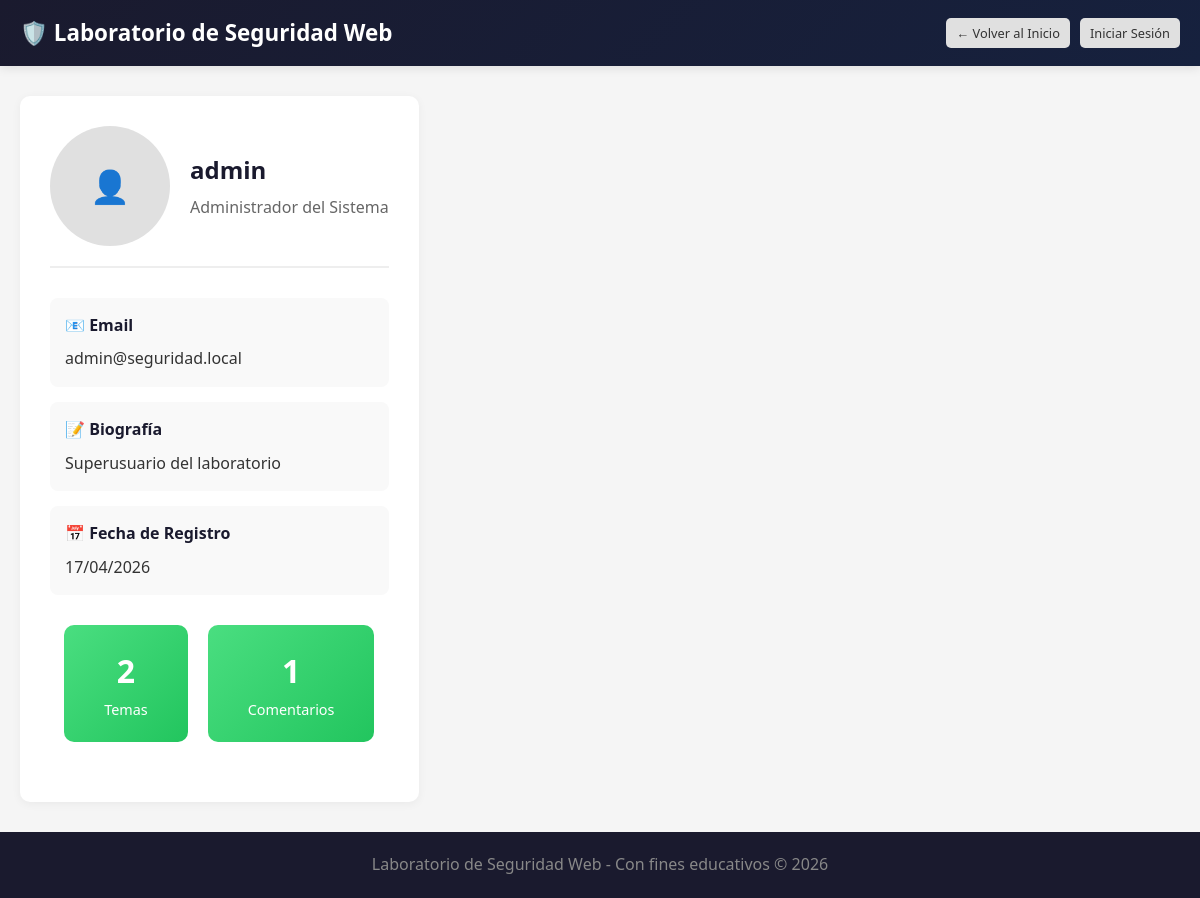
Screenshot of /profile/view.php?id=c4ca4238a0b923820dcc509a6f75849b with the database file from the repository.
### tables this page shows
CREATE TABLE IF NOT EXISTS usuarios (
    id INT AUTO_INCREMENT PRIMARY KEY,
    username VARCHAR(50) NOT NULL UNIQUE,
    email VARCHAR(100) NOT NULL UNIQUE,
    password VARCHAR(50) NOT NULL,
    nombre_completo VARCHAR(100),
    bio TEXT,
    avatar VARCHAR(255) DEFAULT NULL,
    user_hash VARCHAR(32) DEFAULT NULL,
    fecha_registro TIMESTAMP DEFAULT CURRENT_TIMESTAMP,
    INDEX idx_username (username),
    INDEX idx_user_hash (user_hash)
);

### config/config.php (called while the page is built, shortened)
<?php
function isLoggedIn() {
    return isset($_SESSION['user_id']);
}

### profile/view.php (the view, shortened to what this page needs)
<?php
require_once '../config/config.php';
$user_hash = $_GET['id'];
$conn = getConnection();
$user = null;
$stats = ['num_temas' => 0, 'num_comentarios' => 0];
$sql = "SELECT * FROM usuarios WHERE user_hash = '$user_hash'";
$result = $conn->query($sql);
if ($result && $result->num_rows > 0) {
    $user = $result->fetch_assoc();
    $user_id = $user['id'];
    $stats_sql = "SELECT
                  (SELECT COUNT(*) FROM temas WHERE usuario_id = $user_id) as num_temas,
                  (SELECT COUNT(*) FROM comentarios WHERE usuario_id = $user_id) as num_comentarios";
    $stats_result = $conn->query($stats_sql);
    if ($stats_result) {
        $stats = $stats_result->fetch_assoc();
    }
}
?>
<!DOCTYPE html>
<html lang="es">
<head>
    <link rel="stylesheet" href="../css/style.css">
</head>
<body>
    <header class="header">
        <div class="container header-content">
            <h1>🛡️ Laboratorio de Seguridad Web</h1>
            <nav>
                <a href="../index.php" class="btn btn-sm">← Volver al Inicio</a>
                <?php if (isLoggedIn()): ?>
                    <?php if ($_SESSION['user_id'] == $user['id']): ?>
                        <a href="edit.php" class="btn btn-sm">✏️ Editar Mi Perfil</a>
                    <?php endif; ?>
                    <a href="../auth/logout.php" class="btn btn-sm btn-danger">Cerrar Sesión</a>
                <?php else: ?>
                    <a href="../auth/login.php" class="btn btn-sm">Iniciar Sesión</a>
                <?php endif; ?>
            </nav>
        </div>
    </header>
    <main class="container">
        <div class="profile-view">
            <div class="profile-header">
                <?php if (!empty($user['avatar'])): ?>
                    <img src="../uploads/<?php echo htmlspecialchars($user['avatar']); ?>"
                         alt="Avatar de <?php echo htmlspecialchars($user['username']); ?>"
                         class="avatar-xlarge">
                <?php else: ?>
                    <div class="avatar-placeholder avatar-xlarge">👤</div>
                <?php endif; ?>
                <div class="profile-info">
                    <h2><?php echo htmlspecialchars($user['username']); ?></h2>
                    <p class="full-name">
                        <?php echo htmlspecialchars($user['nombre_completo'] ?? 'Sin nombre'); ?>
                    </p>
                </div>
            </div>
            <div class="profile-details">
                <div class="detail-card">
                    <h4>📧 Email</h4>
                    <p><?php echo htmlspecialchars($user['email']); ?></p>
                </div>
                <div class="detail-card">
                    <h4>📝 Biografía</h4>
                    <p><?php echo nl2br(htmlspecialchars($user['bio'] ?? 'Sin biografía')); ?></p>
                </div>
                <div class="detail-card">
                    <h4>📅 Fecha de Registro</h4>
                    <p><?php echo date('d/m/Y', strtotime($user['fecha_registro'])); ?></p>
                </div>
            </div>
            <div class="profile-stats">
                <div class="stat-box">
                    <span class="stat-number"><?php echo intval($stats['num_temas']); ?></span>
                    <span class="stat-label">Temas</span>
                </div>
                <div class="stat-box">
                    <span class="stat-number"><?php echo intval($stats['num_comentarios']); ?></span>
                    <span class="stat-label">Comentarios</span>
                </div>
            </div>
        </div>
    </main>
    <footer class="footer">
        <p>Laboratorio de Seguridad Web - Con fines educativos &copy; <?php echo date('Y'); ?></p>
    </footer>
</body>
</html>

### css/style.css (style rules this page uses)
* { margin: 0; padding: 0; box-sizing: border-box; }
body { font-family: 'Segoe UI', Tahoma, Geneva, Verdana, sans-serif; line-height: 1.6; color: #333; background-color: #f5f5f5; }
.container { max-width: 1200px; margin: 0 auto; padding: 0 20px; }
.header { background: linear-gradient(135deg, #1a1a2e 0%, #16213e 100%); color: white; padding: 15px 0; box-shadow: 0 2px 10px rgba(0,0,0,0.1); }
.header-content { display: flex; justify-content: space-between; align-items: center; }
.header h1 { font-size: 1.4rem; }
.header nav { display: flex; gap: 10px; align-items: center; }
.btn { display: inline-block; padding: 8px 16px; background-color: #e0e0e0; color: #333; text-decoration: none; border-radius: 5px; border: none; cursor: pointer; font-size: 0.9rem; transition: all 0.3s ease; }
.btn-sm { padding: 5px 10px; font-size: 0.8rem; }
.profile-view { background: white; padding: 30px; border-radius: 10px; box-shadow: 0 2px 10px rgba(0,0,0,0.05); }
.profile-header { display: flex; align-items: center; gap: 20px; margin-bottom: 30px; padding-bottom: 20px; border-bottom: 2px solid #eee; }
.profile-info h2 { color: #1a1a2e; }
.full-name { color: #666; margin-top: 5px; }
.profile-details { display: grid; grid-template-columns: repeat(auto-fit, minmax(250px, 1fr)); gap: 15px; margin-bottom: 30px; }
.detail-card { padding: 15px; background: #f9f9f9; border-radius: 8px; }
.detail-card h4 { color: #1a1a2e; margin-bottom: 8px; }
.profile-stats { display: flex; gap: 20px; justify-content: center; margin-bottom: 30px; }
.stat-box { text-align: center; padding: 20px 40px; background: linear-gradient(135deg, #4ade80 0%, #22c55e 100%); border-radius: 10px; color: white; }
.stat-number { display: block; font-size: 2rem; font-weight: bold; }
.stat-label { font-size: 0.9rem; }
.avatar-xlarge { width: 120px; height: 120px; border-radius: 50%; object-fit: cover; }
.avatar-placeholder { display: flex; align-items: center; justify-content: center; background: #e0e0e0; color: #888; font-size: 2rem; }
main.container { display: flex; gap: 30px; padding-top: 30px; padding-bottom: 30px; }
.footer { background: #1a1a2e; color: #888; text-align: center; padding: 20px 0; margin-top: auto; }

### rows the page displays
usuarios: username "admin", nombre_completo "Administrador del Sistema", email "admin@seguridad.local", bio "Superusuario del laboratorio", fecha_registro "17/04/2026"

### other values shown
$stats['num_temas'] "2"
$stats['num_comentarios'] "1"
